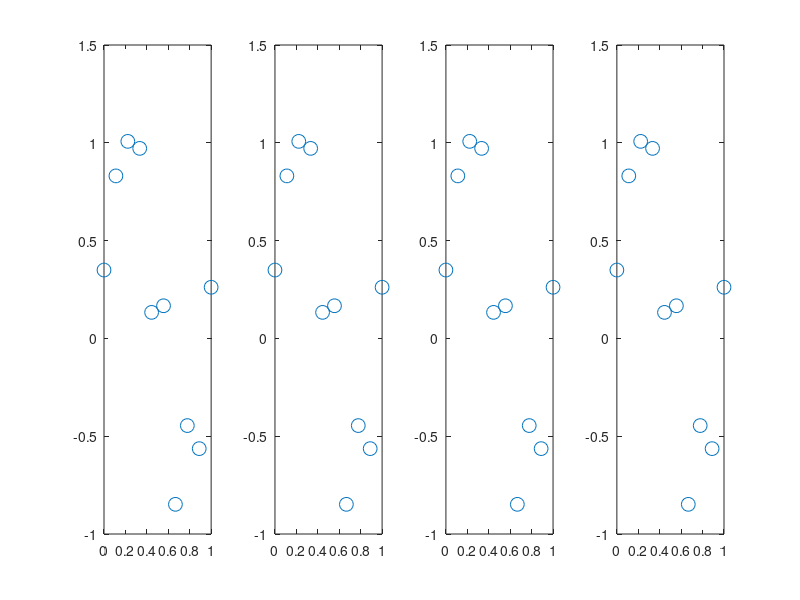

MATLAB code for this plot: (Note: this script raises an error after producing the figure.)
%% plot 1.4 

data = importdata('curvefitting.txt');

X = data(1,:)';
Y = data(2,:)';
xplot= linspace(0,1); 
lambdas = [0, .1, .001];
%%
subplot(1,4,3)
plot(X,Y,'o', 'MarkerSize', 10)
hold on


subplot(1,4,2)
plot(X,Y,'o', 'MarkerSize', 10)
hold on


subplot(1,4,4)
plot(X,Y,'o', 'MarkerSize', 10)
hold on

subplot(1,4,1)
plot(X,Y,'o', 'MarkerSize', 10)
hold on
%%
for i = 1:3
    lambda = lambdas(i);
    M=0; 
    [w_ml0]=  ridge_regression(X, Y, M, lambda); 
    %[SSE0, dSSE0, diff0]=sum_of_squares_error(X,Y, w_ml0, M); 
    y0= zeros(size(xplot))+w_ml0; 
    subplot(1,4,1)
    plot(xplot, y0)
    title('M=0')

    M=1; 
    [w_ml1]=  ridge_regression(X,Y, M, lambda); 
    y1= w_ml1(1)+w_ml1(2)*xplot; 
    %[SSE1, dSSE1, diff1]=sum_of_squares_error(X,Y, w_ml1, M); 
    subplot(1,4,2)
    plot(xplot, y1)
    title('M=1')


    M=3; 
    [w_ml3]=  ridge_regression(X,Y, M, lambda); 
    y3= w_ml3(1)+w_ml3(2)*xplot+ w_ml3(3)*xplot.^2+w_ml3(4)*xplot.^3;
    subplot(1,4,3)
    hold on 
    plot(xplot, y3)
    title('M=3')


    M=9; 
    [w_ml9]=  ridge_regression(X,Y, M, lambda); 
    y9= w_ml9(1)+w_ml9(2)*xplot+ w_ml9(3)*xplot.^2+w_ml9(4)*xplot.^3+ w_ml9(5)*xplot.^4+ w_ml9(6)*xplot.^5+ w_ml9(7)*xplot.^6+ w_ml9(8)*xplot.^7+ w_ml9(9)*xplot.^8 + w_ml9(10)*xplot.^9;
    subplot(1,4,4)
    plot(xplot, y9)
    title('M=9')

end
%%

M= 1; 
wi= [1; 1]; 
f= @(x) sum_of_squares_error(X,Y, x, M);
df= @(x) d_sum_of_squares_error(X,Y, x, M); 
alpha= .01; 
eps= 10^-6; 

[x_min,f_min,i]= grad_descent(wi, alpha, eps, f, df); 

[xf, fval, ~, o]= fminunc(f, wi);
